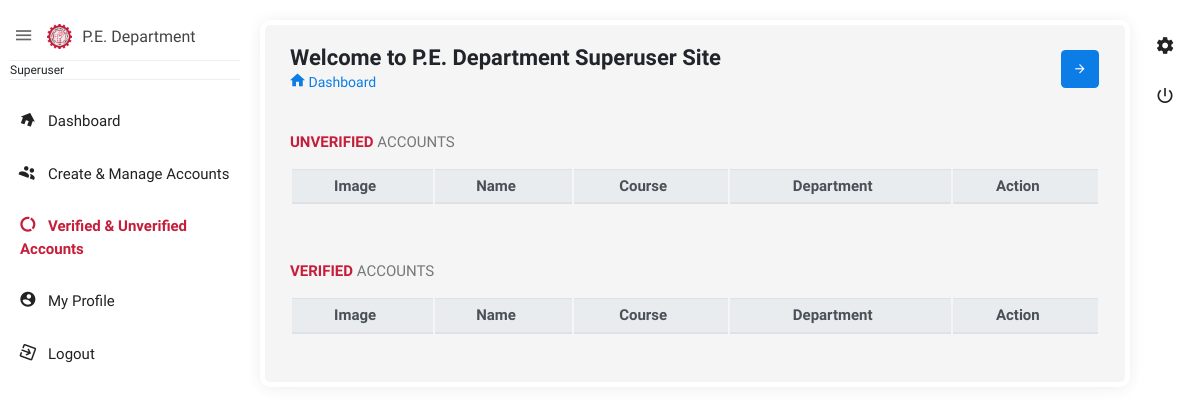
Before: /admin/super_user/_verifyunverify.php with the older database file.
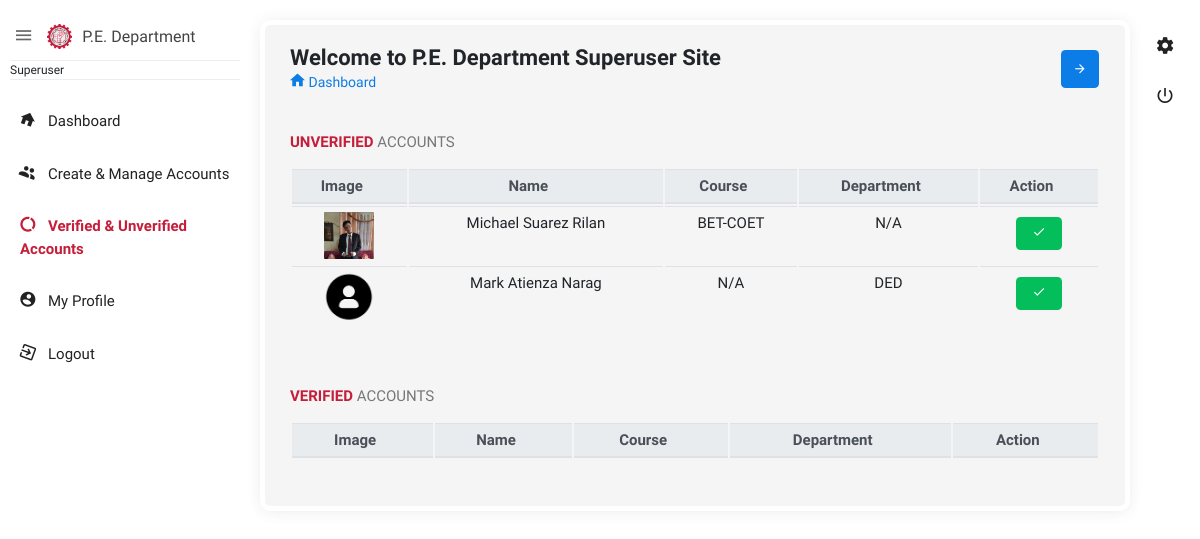
After: the same page with the newer database file.
### tables this page shows
CREATE TABLE `registration` (
  `id` int(11) NOT NULL,
  `firstname` varchar(100) NOT NULL,
  `middlename` varchar(100) NOT NULL,
  `lastname` varchar(100) NOT NULL,
  `email` varchar(100) NOT NULL,
  `contact` varchar(100) NOT NULL,
  `gender` varchar(100) NOT NULL,
  `course` varchar(100) NOT NULL,
  `department` varchar(100) NOT NULL,
  `image` text NOT NULL,
  `password` varchar(100) NOT NULL,
  `qr` text NOT NULL,
  `users` varchar(100) NOT NULL,
  `otp` int(11) NOT NULL,
  `id_no` varchar(20) DEFAULT NULL,
  `qr_path` varchar(300) DEFAULT NULL,
  `status` varchar(100) NOT NULL
);

### admin/super_user/_verifyunverify.php (the view, shortened to what this page needs)
<?php
    include('connection.php');
?>
<!doctype html>
<html class="no-js " lang="en">
<head>
<link rel="stylesheet" href="assets/plugins/bootstrap/css/bootstrap.min.css">
<link rel="stylesheet" href="assets/plugins/fullcalendar/fullcalendar.min.css">
<link rel="stylesheet" href="assets/plugins/bootstrap-select/css/bootstrap-select.css" />
<link href="assets/plugins/bootstrap-material-datetimepicker/css/bootstrap-material-datetimepicker.css" rel="stylesheet" />
<link rel="stylesheet" href="assets/plugins/bootstrap-tagsinput/bootstrap-tagsinput.css">
<link href="assets/plugins/bootstrap-select/css/bootstrap-select.css" rel="stylesheet" />
<link rel="stylesheet" href="assets/plugins/jquery-datatable/dataTables.bootstrap4.min.css">
<link rel="stylesheet" href="assets/css/style.min.css">
<link rel="stylesheet" href="assets/plugins/sweetalert/sweetalert.css"/>
</head>
<body class="theme-blush">
<div class="navbar-right">
    <ul class="navbar-nav">
        <li><a href="javascript:void(0);" class="js-right-sidebar" title="Setting"><i class="zmdi zmdi-settings zmdi-hc-spin"></i></a></li>
        <li><a href="functions.php?logout" class="mega-menu" title="Sign Out"><i class="zmdi zmdi-power"></i></a></li>
    </ul>
</div>
<aside id="leftsidebar" class="sidebar">
    <div class="navbar-brand">
        <button class="btn-menu ls-toggle-btn" type="button"><i class="zmdi zmdi-menu"></i></button>
        <a href="index.php"><img src="assets/images/tuplogo.png" width="25" alt="Aero"><span class="m-l-10">P.E. Department</span></a>
    </div>
    <div class="menu">
        <ul class="list">
            <li>
                <div class="user-info">
                    <small>Superuser</small>
                </div>
            </li>
            <li><a href="index.php"><i class="zmdi zmdi-home"></i><span>Dashboard</span></a></li>
            <li><a href="_createmanage.php"><i class="zmdi zmdi-accounts"></i><span>Create & Manage Accounts</span></a></li>
            <li class="active open"><a href="_verifyunverify.php"><i class="zmdi zmdi-chart-donut"></i><span>Verified & Unverified Accounts</span></a></li>
            <li><a href="_profile.php"><i class="zmdi zmdi-account-circle"></i><span>My Profile</span></a></li>
            <li><a href="functions.php?logout"><i class="zmdi zmdi-sign-in"></i><span>Logout</span></a></li>
        </ul>
    </div>
</aside>
<section class="content">
    <div class="body_scroll">
        <div class="block-header">
            <div class="row">
                <div class="col-lg-7 col-md-6 col-sm-12">
                    <h2>Welcome to P.E. Department Superuser Site</h2>
                    <ul class="breadcrumb">
                        <li class="breadcrumb-item"><a href="index.php"><i class="zmdi zmdi-home"></i> Dashboard</a></li>
                    </ul>
                </div>
                <div class="col-lg-5 col-md-6 col-sm-12">
                    <button class="btn btn-primary btn-icon float-right right_icon_toggle_btn" type="button"><i class="zmdi zmdi-arrow-right"></i></button>
                </div>
            </div>
        </div>
        <div class="container-fluid">
            <div class="row clearfix">
                <div class="col-sm-12 col-md-12 col-lg-12">
                    <div class="card">
                        <div class="header">
                            <h2><strong>Unverified</strong> Accounts</h2>
                        </div>
                        <div class="table-responsive" style="text-align: center;">
                            <table class="table table-hover js-basic-example dataTable table-sm " id="table1">
                                <thead class="thead-light">
                                    <tr>
                                        <th>Image</th>
                                        <th>Name</th>
                                        <th>Course</th>
                                        <th>Department</th>
                                        <th>Action</th>
                                    </tr>
                                </thead>
                                <tbody>
                                    <?php
                                        $query = "SELECT * FROM registration WHERE status='UNVERIFIED'";
                                        $result = mysqli_query($conn, $query);
                                        while ($row = mysqli_fetch_array($result)) {
                                    ?>
                                    <tr>
                                        <td><img src="../../<?php echo $row['image'] ?>" width="50px" alt=""></td>
                                        <td><?php echo $row['firstname'] ?> <?php echo $row['middlename'] ?> <?php echo $row['lastname'] ?></td>
                                        <td><?php echo $row['course'] ?></td>
                                        <td><?php echo $row['department'] ?></td>
                                        <td>
                                            <button class="btn btn-success" data-toggle="modal" data-target="#delete<?php echo $row['id'] ?>"><i class="zmdi zmdi-check"></i>  </button>
                                        </td>
                                    </tr>
                                    <?php } ?>
                                </tbody>
                            </table>
                        </div>
                    </div>
                    <div class="card">
                        <div class="header">
                            <h2><strong>Verified</strong> Accounts</h2>
                        </div>
                        <div class="table-responsive" style="text-align: center;">
                            <table class="table table-hover js-basic-example dataTable table-sm " id="table1">
                                <thead class="thead-light">
                                    <tr>
                                        <th>Image</th>
                                        <th>Name</th>
                                        <th>Course</th>
                                        <th>Department</th>
                                        <th>Action</th>
                                    </tr>
                                </thead>
                            </table>
                        </div>
                    </div>
                </div>
            </div>
        </div>
    </div>
</section>
</body>
</html>

Changed rows visible on the page:
now on this page (row edited): registration: image (picture), firstname "Michael", middlename "Suarez", lastname "Rilan", course "BET-COET", department "N/A"
added registration: image (picture), firstname "Mark", middlename "Atienza", lastname "Narag", course "N/A", department "DED"
